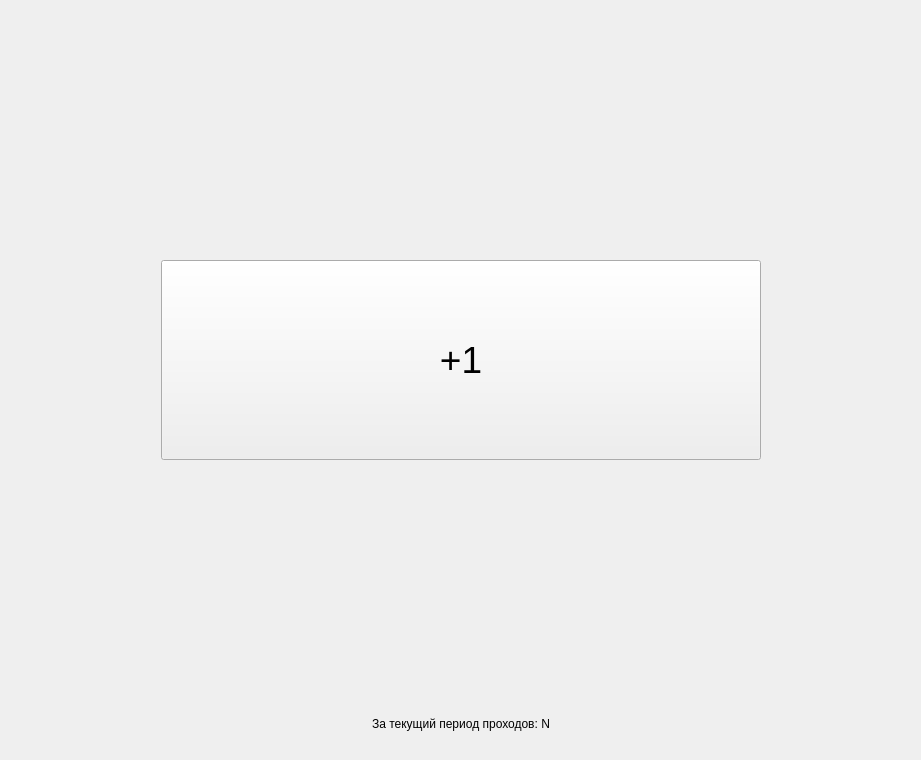
<?xml version="1.0" encoding="UTF-8"?>
<ui version="4.0">
 <class>MainWindow</class>
 <widget class="QMainWindow" name="MainWindow">
  <property name="geometry">
   <rect>
    <x>0</x>
    <y>0</y>
    <width>921</width>
    <height>760</height>
   </rect>
  </property>
  <property name="windowTitle">
   <string>MainWindow</string>
  </property>
  <widget class="QWidget" name="centralwidget">
   <layout class="QGridLayout" name="gridLayout">
    <item row="4" column="1">
     <spacer name="verticalSpacer_3">
      <property name="orientation">
       <enum>Qt::Vertical</enum>
      </property>
      <property name="sizeType">
       <enum>QSizePolicy::Fixed</enum>
      </property>
      <property name="sizeHint" stdset="0">
       <size>
        <width>20</width>
        <height>20</height>
       </size>
      </property>
     </spacer>
    </item>
    <item row="1" column="1">
     <widget class="QPushButton" name="plus_button">
      <property name="sizePolicy">
       <sizepolicy hsizetype="Minimum" vsizetype="Minimum">
        <horstretch>0</horstretch>
        <verstretch>0</verstretch>
       </sizepolicy>
      </property>
      <property name="minimumSize">
       <size>
        <width>600</width>
        <height>200</height>
       </size>
      </property>
      <property name="maximumSize">
       <size>
        <width>16777215</width>
        <height>200</height>
       </size>
      </property>
      <property name="font">
       <font>
        <pointsize>28</pointsize>
       </font>
      </property>
      <property name="text">
       <string>+1</string>
      </property>
     </widget>
    </item>
    <item row="0" column="1">
     <spacer name="verticalSpacer">
      <property name="orientation">
       <enum>Qt::Vertical</enum>
      </property>
      <property name="sizeHint" stdset="0">
       <size>
        <width>20</width>
        <height>40</height>
       </size>
      </property>
     </spacer>
    </item>
    <item row="1" column="0">
     <spacer name="horizontalSpacer">
      <property name="orientation">
       <enum>Qt::Horizontal</enum>
      </property>
      <property name="sizeHint" stdset="0">
       <size>
        <width>40</width>
        <height>20</height>
       </size>
      </property>
     </spacer>
    </item>
    <item row="1" column="2">
     <spacer name="horizontalSpacer_2">
      <property name="orientation">
       <enum>Qt::Horizontal</enum>
      </property>
      <property name="sizeHint" stdset="0">
       <size>
        <width>40</width>
        <height>20</height>
       </size>
      </property>
     </spacer>
    </item>
    <item row="2" column="1">
     <spacer name="verticalSpacer_2">
      <property name="orientation">
       <enum>Qt::Vertical</enum>
      </property>
      <property name="sizeHint" stdset="0">
       <size>
        <width>20</width>
        <height>40</height>
       </size>
      </property>
     </spacer>
    </item>
    <item row="3" column="1">
     <widget class="QLabel" name="label">
      <property name="text">
       <string>За текущий период проходов: N</string>
      </property>
      <property name="alignment">
       <set>Qt::AlignCenter</set>
      </property>
     </widget>
    </item>
   </layout>
  </widget>
 </widget>
 <resources/>
 <connections/>
</ui>
